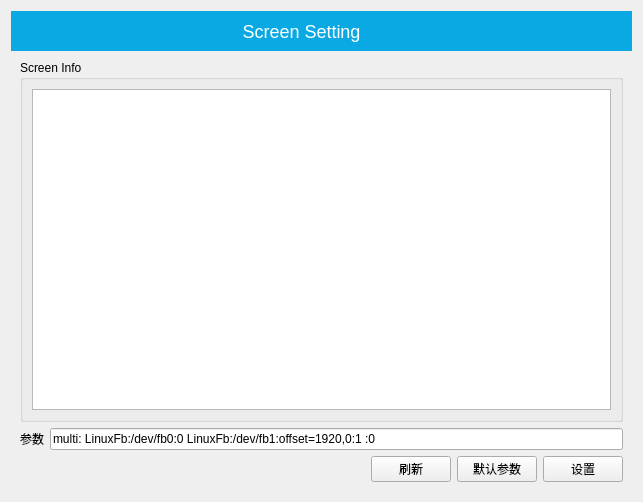
<?xml version="1.0" encoding="UTF-8"?>
<ui version="4.0">
 <class>ScreenSetting</class>
 <widget class="QWidget" name="ScreenSetting">
  <property name="geometry">
   <rect>
    <x>0</x>
    <y>0</y>
    <width>643</width>
    <height>502</height>
   </rect>
  </property>
  <property name="windowTitle">
   <string>Dialog</string>
  </property>
  <layout class="QVBoxLayout" name="verticalLayout">
   <property name="spacing">
    <number>0</number>
   </property>
   <item>
    <layout class="QHBoxLayout" name="horizontalLayout">
     <property name="spacing">
      <number>0</number>
     </property>
     <item>
      <widget class="QLabel" name="label_title">
       <property name="sizePolicy">
        <sizepolicy hsizetype="Expanding" vsizetype="Preferred">
         <horstretch>0</horstretch>
         <verstretch>0</verstretch>
        </sizepolicy>
       </property>
       <property name="minimumSize">
        <size>
         <width>0</width>
         <height>30</height>
        </size>
       </property>
       <property name="styleSheet">
        <string notr="true">color: #FFFFFF;
background-color: #0AA9E3;
min-height: 30px;
font: 18px;</string>
       </property>
       <property name="text">
        <string>Screen Setting</string>
       </property>
       <property name="alignment">
        <set>Qt::AlignCenter</set>
       </property>
      </widget>
     </item>
     <item>
      <widget class="QToolButton" name="toolButton_close">
       <property name="minimumSize">
        <size>
         <width>40</width>
         <height>40</height>
        </size>
       </property>
       <property name="styleSheet">
        <string notr="true">QToolButton
{
border: 0px;
padding: 3px;
background-color: #0AA9E3;
}
QToolButton:hover
{
background-color: #E81123;
}
QToolButton:pressed
{
background-color: #B2241C;
}</string>
       </property>
       <property name="text">
        <string/>
       </property>
       <property name="icon">
        <iconset resource="../resource/resource.qrc">
         <normaloff>:/layout/layout/close.png</normaloff>:/layout/layout/close.png</iconset>
       </property>
      </widget>
     </item>
    </layout>
   </item>
   <item>
    <widget class="QWidget" name="widget_background" native="true">
     <property name="sizePolicy">
      <sizepolicy hsizetype="Preferred" vsizetype="Expanding">
       <horstretch>0</horstretch>
       <verstretch>0</verstretch>
      </sizepolicy>
     </property>
     <layout class="QVBoxLayout" name="verticalLayout_2">
      <item>
       <widget class="QGroupBox" name="groupBox">
        <property name="title">
         <string>Screen Info</string>
        </property>
        <property name="flat">
         <bool>true</bool>
        </property>
        <layout class="QGridLayout" name="gridLayout">
         <item row="0" column="0">
          <widget class="QTextEdit" name="textEdit_info">
           <property name="lineWrapMode">
            <enum>QTextEdit::NoWrap</enum>
           </property>
           <property name="readOnly">
            <bool>true</bool>
           </property>
          </widget>
         </item>
        </layout>
       </widget>
      </item>
      <item>
       <layout class="QHBoxLayout" name="horizontalLayout_2">
        <item>
         <widget class="QLabel" name="label">
          <property name="text">
           <string>参数</string>
          </property>
         </widget>
        </item>
        <item>
         <widget class="QLineEdit" name="lineEdit_parameters">
          <property name="text">
           <string>multi: LinuxFb:/dev/fb0:0 LinuxFb:/dev/fb1:offset=1920,0:1 :0</string>
          </property>
         </widget>
        </item>
       </layout>
      </item>
      <item>
       <layout class="QHBoxLayout" name="horizontalLayout_3">
        <item>
         <spacer name="horizontalSpacer">
          <property name="orientation">
           <enum>Qt::Horizontal</enum>
          </property>
          <property name="sizeHint" stdset="0">
           <size>
            <width>40</width>
            <height>20</height>
           </size>
          </property>
         </spacer>
        </item>
        <item>
         <widget class="QPushButton" name="pushButton_refresh">
          <property name="text">
           <string>刷新</string>
          </property>
         </widget>
        </item>
        <item>
         <widget class="QPushButton" name="pushButton_default">
          <property name="text">
           <string>默认参数</string>
          </property>
         </widget>
        </item>
        <item>
         <widget class="QPushButton" name="pushButton_set">
          <property name="text">
           <string>设置</string>
          </property>
         </widget>
        </item>
       </layout>
      </item>
     </layout>
    </widget>
   </item>
  </layout>
 </widget>
 <resources>
  <include location="../resource/resource.qrc"/>
 </resources>
 <connections/>
</ui>
